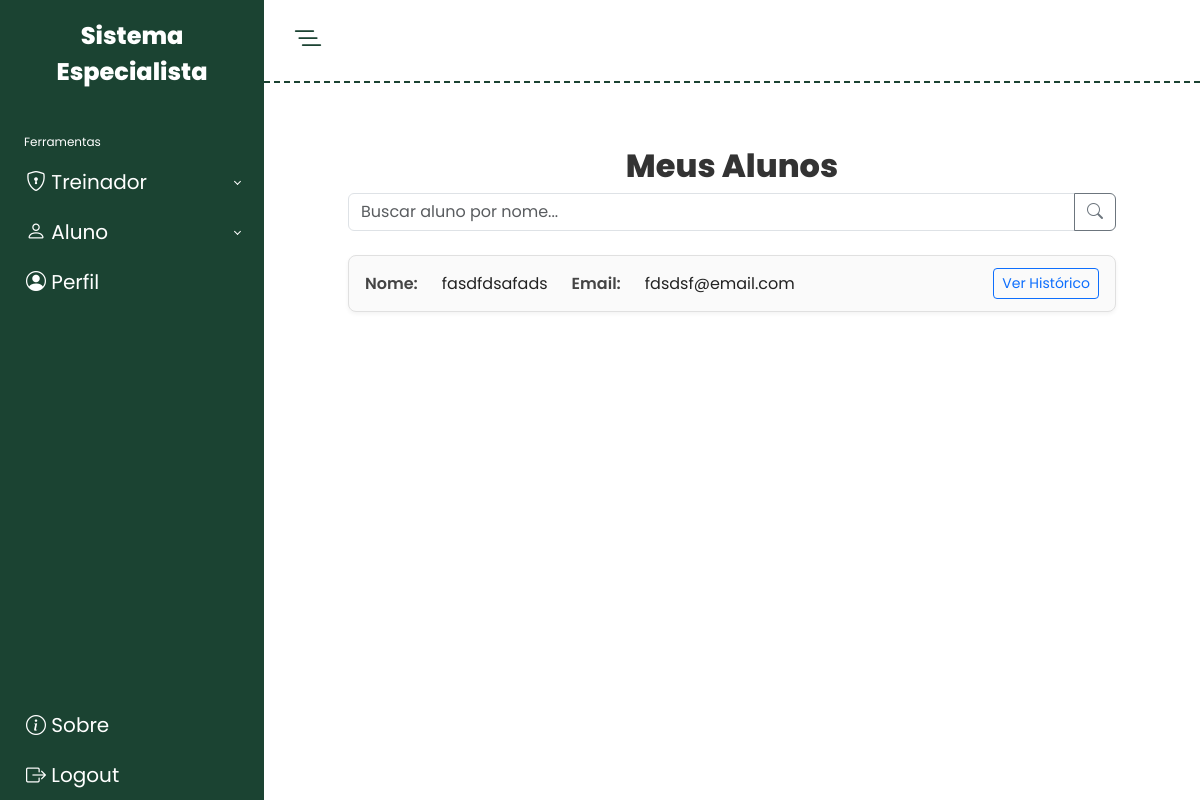
Page /meus_alunos/ (signed in) on the earlier database version.
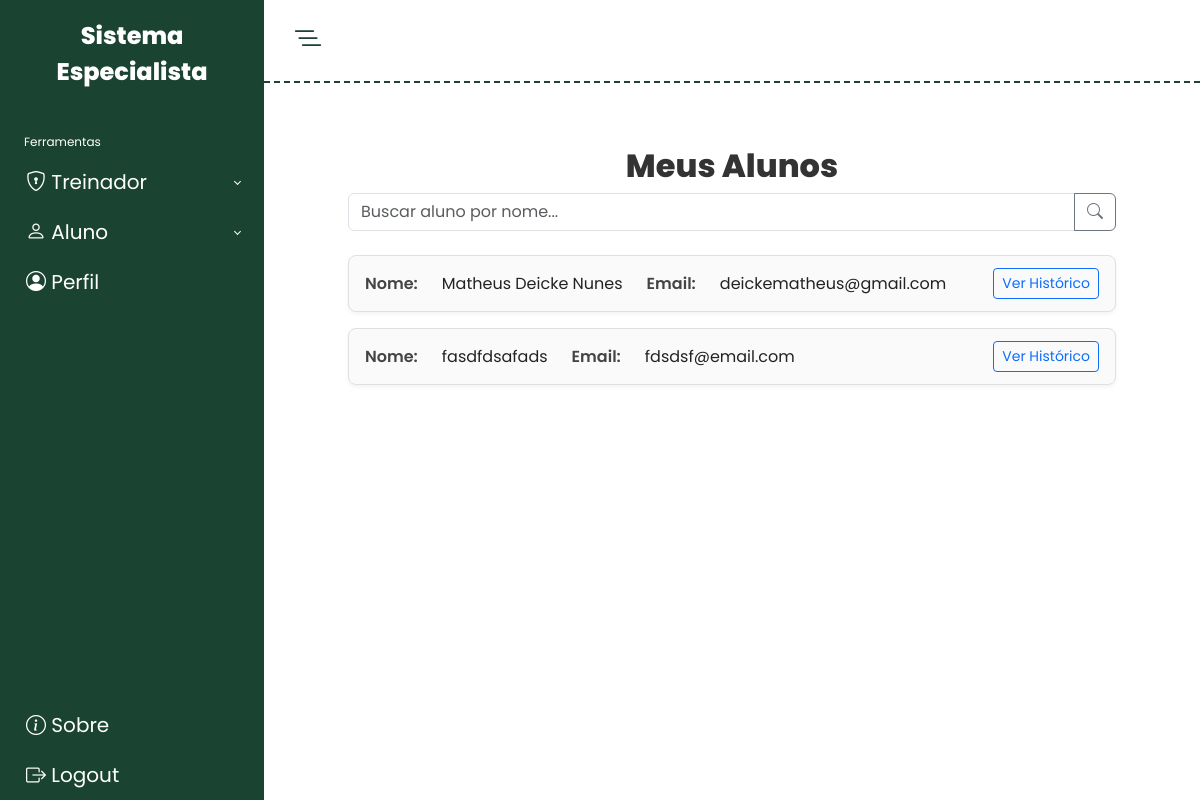
Same page on the later database version.
### EscalaPoms/models.py (models this page shows)
class Pessoa(models.Model):
    cpf         = models.CharField(max_length=11, primary_key=True, help_text="…")
    nome        = models.CharField(max_length=100)
    email       = models.EmailField(unique=True)
    senha       = models.CharField(max_length=128)
    genero      = models.CharField(max_length=12, choices=[('masculino','Masculino'),('feminino','Feminino')])
    num_telefone= models.CharField(max_length=100, null=True, blank=True)
    class Meta:
        abstract = True

class Aluno(Pessoa):
    treinador = models.ForeignKey(Treinador, on_delete=models.CASCADE, related_name='alunos')

### EscalaPoms/views.py (the view)
# urls.py: path('meus_alunos/', meus_alunos, name='meus_alunos'),
@login_required
@treinador_required
def meus_alunos(request):
    treinador = Treinador.objects.get(cpf=request.user.username)
    q = request.GET.get('q', '').strip()
    alunos = Aluno.objects.filter(treinador=treinador)
    if q:
        alunos = alunos.filter(nome__icontains=q)
    alunos = alunos.order_by('nome')
    return render(request, 'EscalaPoms/meus_alunos.html', {'alunos': alunos, 'q': q,})

### EscalaPoms/utils.py (called while the page is built)
def normalizar_cpf(texto: str) -> str:
    return re.sub(r'\D', '', texto or '')

### EscalaPoms/templates/EscalaPoms/meus_alunos.html (shortened to what this page needs)
{% extends 'EscalaPoms/base.html' %}
{% load static %}
{% block extra_css %}
  <link rel="stylesheet" href="{% static 'css/meus_alunos.css' %}">
{% endblock %}
{% block content %}
  <section class="meus-alunos">
    <h1>Meus Alunos</h1>
    <form method="get" class="mb-4">
      <div class="input-group">
        <input
          type="text"
          id="searchInput"
          name="q"
          class="form-control"
          placeholder="Buscar aluno por nome..."
          value="{{ q }}"
        >
        <button class="btn btn-outline-secondary" type="submit">
          <i class="bi bi-search"></i>
        </button>
      </div>
    </form>
    <ul class="aluno-list">
      {% for aluno in alunos %}
        <li class="aluno-item">
          <div class="info">
            <span class="label">Nome:</span>
            <span class="value aluno-nome">{{ aluno.nome }}</span>
            <span class="label">Email:</span>
            <span class="value">{{ aluno.email }}</span>
          </div>
          <a href="{% url 'historico_aluno' aluno.cpf %}" class="btn btn-sm btn-outline-primary">
            Ver Histórico
          </a>
        </li>
      {% empty %}
        <li class="aluno-item vazio">Nenhum aluno encontrado.</li>
      {% endfor %}
    </ul>
  </section>
{% endblock %}

Differences in the rows shown:
added Aluno: nome "Matheus Deicke Nunes", email "deickematheus@gmail.com"
